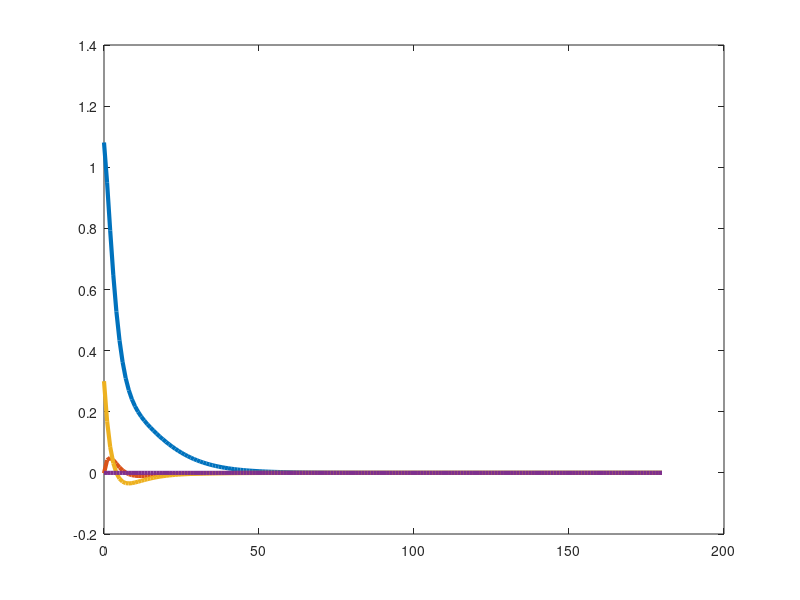

Source code (MATLAB): (Note: this script raises an error after producing the figure.)

% Parameters
k0 = 0.0165;              % Insulin-independent fractional removal rate
a1 = 0.394;                   % a1 - a6 parameters
a2 = 0.142;                 
a3 = 0.251;
a4 = 0.394;
a5 = (3.15*10^-8)*(7.5*10^-6);
a6 = 2.8*10^3*(7.5*10^-6);

% Equilibrium point (upright)
x_bar1 = 0.95;
x_bar3 = 0.3;
x_bar2 = (a2*x_bar3)/a1;
x_bar4 = (a5*x_bar3)/a6;

x_bar = [x_bar1;
         x_bar2;
         x_bar3;
         x_bar4]; 

A = [1-(k0+x_bar2), -(x_bar1), 0, 0; 
     0, 1-a1, a2, 0; 
     0, a4, 1-a3, a6; 
     0, 0, a5, 1-a6];
B = [1, 0; 
     0, 0;
     0, 1;
     0, 0];

% Desired regulation point
xf = [0; 0; 0; 0];

% Compute steady-state input (ubar)
ubar = B \ ((eye(4) - A) * xf);
residual = norm((eye(4) - A) * xf - B * ubar);  % Optional check

% Feedback design
P_test = [0.9, 0.8, 0.7, 0.6];
K = place(A, B, P_test); 

% Simulation parameters
T = 180;
% Initial states
%x1 = zeros(1, T+1);      
%x2 = zeros(1, T+1);      
%x3 = zeros(1, T+1);
%x4 = zeros(1,T+1);
%u1 = zeros(1, T);        
%u2 = zeros(1, T);
%x1(1) = 1.08;            
%x2(1) = ((0.0165 + (a2/a1)*(0.25))/1.0)-0.0165;
%x3(1) = 0;
%x4(1) = 0;

x = zeros(4, T+1);
x(:,1) = [1.081, ((0.01651 + (a2/a1)*(x(3)))/1.08)-0.0165, 0.3, 0];
u = zeros(2, T);

% Simulation loop
for t = 1:T
    u(:,t) = ubar - K * (x(:,t) - xf);
    x(:,t+1) = A * x(:,t) + B * u(:,t);
end

% Plotting results
figure;
plot(0:T, x(1,:), '-', 'LineWidth', 3, 'DisplayName', '$x_1(t)$');
hold on;
plot(0:T, x(2,:), '-', 'LineWidth', 3, 'DisplayName', '$x_2(t)$');
plot(0:T, x(3,:), '-', 'LineWidth', 3, 'DisplayName', '$x_3(t)$');
plot(0:T, x(4,:), '-', 'LineWidth', 3, 'DisplayName', '$x_4(t)$');
yline(x_bar(1), '--', 'LineWidth', 2, 'HandleVisibility', 'off');
yline(x_bar(2), '--', 'LineWidth', 2, 'HandleVisibility', 'off');
yline(x_bar(3), '--', 'LineWidth', 2, 'HandleVisibility', 'off');
yline(x_bar(4), '--', 'LineWidth', 2, 'HandleVisibility', 'off');
xlabel('Time Step $t$', 'FontSize', 28, 'Interpreter', 'on');
ylabel('State Components $x_i(t)$', 'FontSize', 28, 'Interpreter', 'latex');
title('State Convergence to $x_f$ from $x_0$', 'FontSize', 32, 'Interpreter', 'latex');
legend('FontSize', 24, 'Interpreter', 'latex', 'Location', 'best');
grid on;
set(gca, 'FontSize', 24);